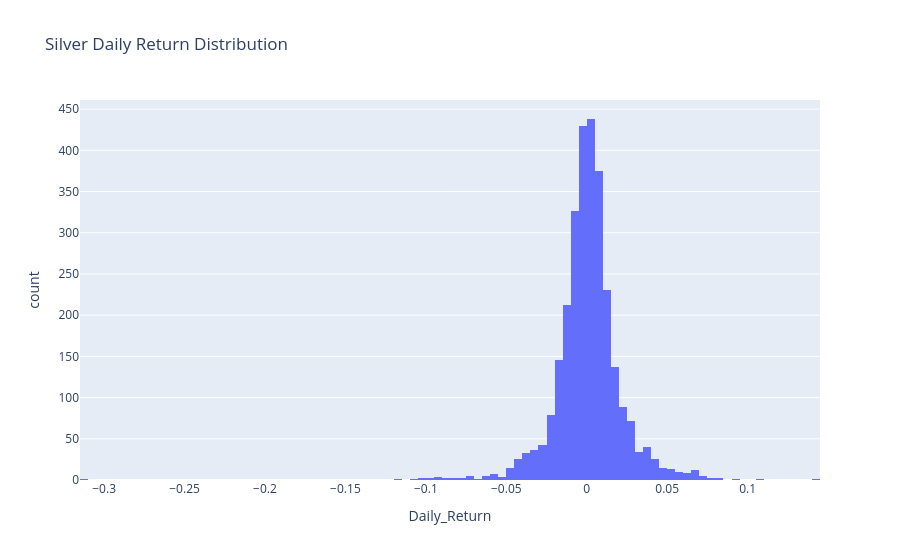

Source (notebook cell):
### Code cell
plot_return_distribution(
    silver_returns,
    "Silver"
)

### Figure 1 — Plotly figure (JSON) as saved in the notebook; plotly's stock layout.template omitted (floating-point values rounded to 4 significant figures; data arrays with more than 128 entries replaced by an {"elided": "..."} marker saying what was removed)
{"data": [{"bingroup": "x", "hovertemplate": "Daily_Return=%{x}<br>count=%{y}<extra></extra>", "legendgroup": "", "marker": {"color": "#636efa", "pattern": {"shape": ""}}, "name": "", "nbinsx": 100, "orientation": "v", "showlegend": false, "type": "histogram", "x": {"elided": "2895 float values"}, "xaxis": "x", "yaxis": "y"}], "layout": {"barmode": "relative", "legend": {"tracegroupgap": 0}, "title": {"text": "Silver Daily Return Distribution"}, "xaxis": {"anchor": "y", "domain": [0, 1], "title": {"text": "Daily_Return"}}, "yaxis": {"anchor": "x", "domain": [0, 1], "title": {"text": "count"}}}}
